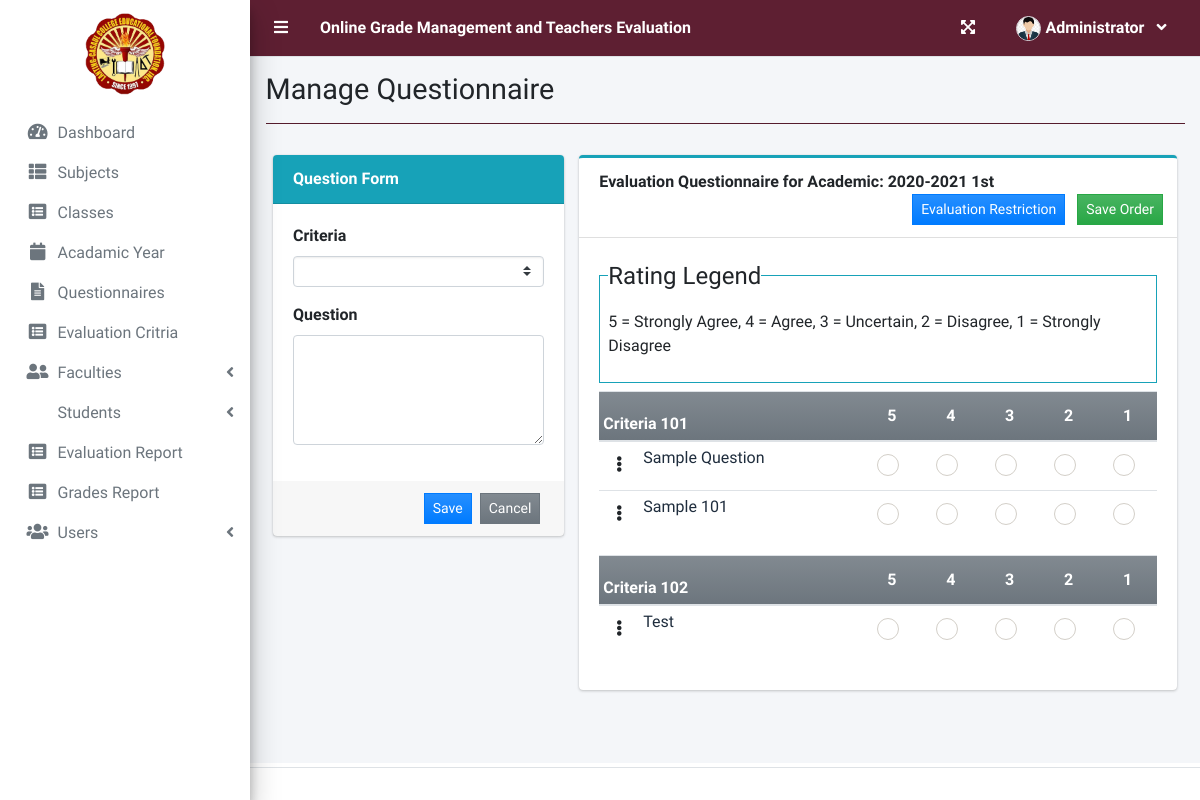
The app's page /index.php?page=manage_questionnaire&id=3 (signed in) with its own data.
### tables this page shows
CREATE TABLE `criteria_list` (
  `id` int(30) NOT NULL,
  `criteria` text NOT NULL,
  `order_by` int(30) NOT NULL
);

CREATE TABLE `question_list` (
  `id` int(30) NOT NULL,
  `academic_id` int(30) NOT NULL,
  `question` text NOT NULL,
  `order_by` int(30) NOT NULL,
  `criteria_id` int(30) NOT NULL
);

### admin/manage_questionnaire.php (the view, shortened to what this page needs)
<?php
include 'db_connect.php';
function ordinal_suffix($num){
    $num = $num % 100;
    if($num < 11 || $num > 13){
         switch($num % 10){
            case 1: return $num.'st';
        }
    }
    return $num.'th';
}
?>
<div class="container-fluid">
	<div class="row">
		<div class="col-md-4">
			<div class="card card-info card-primary">
				<div class="card-header">
					<b>Question Form</b>
				</div>
				<div class="card-body">
					<form action="" id="manage-question">
						<div class="form-group">
							<label for="">Criteria</label>
							<select name="criteria_id" id="criteria_id" class="custom-select custom-select-sm select2">
								<option value=""></option>
							<?php
								$criteria = $conn->query("SELECT * FROM criteria_list order by abs(order_by) asc ");
								while($row = $criteria->fetch_assoc()):
							?>
							<option value="<?php echo $row['id'] ?>"><?php echo $row['criteria'] ?></option>
							<?php endwhile; ?>
							</select>
						</div>
						<div class="form-group">
							<label for="">Question</label>
							<textarea name="question" id="question" cols="30" rows="4" class="form-control" required=""><?php echo isset($question) ? $question : '' ?></textarea>
						</div>
					</form>
				</div>
				<div class="card-footer">
					<div class="d-flex justify-content-end w-100">
						<button class="btn btn-sm btn-primary btn-flat bg-gradient-primary mx-1" form="manage-question">Save</button>
						<button class="btn btn-sm btn-flat btn-secondary bg-gradient-secondary mx-1" form="manage-question" type="reset">Cancel</button>
					</div>
				</div>
			</div>
		</div>
		<div class="col-md-8">
			<div class="card card-outline card-info">
				<div class="card-header">
					<b>Evaluation Questionnaire for Academic: <?php echo $year.' '.(ordinal_suffix($semester)) ?> </b>
					<div class="card-tools">
						<button class="btn btn-sm btn-flat btn-primary bg-gradient-primary mx-1" id="eval_restrict" type="button">Evaluation Restriction</button>
						<button class="btn btn-sm btn-flat btn-success bg-gradient-success mx-1" form="order-question">Save Order</button>
					</div>
				</div>
				<div class="card-body">
					<fieldset class="border border-info p-2 w-100">
					   <legend  class="w-auto">Rating Legend</legend>
					   <p>5 = Strongly Agree, 4 = Agree, 3 = Uncertain, 2 = Disagree, 1 = Strongly Disagree</p>
					</fieldset>
					<form id="order-question">
					<?php
						$criteria = $conn->query("SELECT * FROM criteria_list order by abs(order_by) asc ");
						while($crow = $criteria->fetch_assoc()):
					?>
					<table class="table table-condensed">
						<thead>
							<tr class="bg-gradient-secondary">
								<th colspan="2" class=" p-1"><b><?php echo $crow['criteria'] ?></b></th>
								<th class="text-center">5</th>
								<th class="text-center">4</th>
								<th class="text-center">3</th>
								<th class="text-center">2</th>
								<th class="text-center">1</th>
							</tr>
						</thead>
						<tbody class="tr-sortable">
							<?php
							$questions = $conn->query("SELECT * FROM question_list where criteria_id = {$crow['id']} and academic_id = $id order by abs(order_by) asc ");
							while($row=$questions->fetch_assoc()):
							?>
							<tr class="bg-white">
								<td class="p-1 text-center" width="5px">
									<span class="btn-group dropright">
									  <span type="button" class="btn" data-toggle="dropdown" aria-haspopup="true" aria-expanded="false">
									   <i class="fa fa-ellipsis-v"></i>
									  </span>
									</span>
								</td>
								<td class="p-1" width="40%">
									<?php echo $row['question'] ?>
								</td>
								<?php for($c=0;$c<5;$c++): ?>
								<td class="text-center">
									<div class="icheck-success d-inline">
				                        <label for="qradio<?php echo $row['id'].'_'.$c ?>">
				                        </label>
			                      </div>
								</td>
								<?php endfor; ?>
							</tr>
							<?php endwhile; ?>
						</tbody>
					</table>
					<?php endwhile; ?>
					</form>
				</div>
			</div>
		</div>
	</div>
</div>

### records on screen
criteria_list: criteria "Criteria 101"
question_list: question "Sample Question"
question_list: question "Sample 101"
criteria_list: criteria "Criteria 102"
question_list: question "Test"

### other values on screen
$_SESSION['login_firstname'] "Administrator"
$title "Manage Questionnaire"
$year "2020-2021"
ordinal_suffix($semester) "1st"
